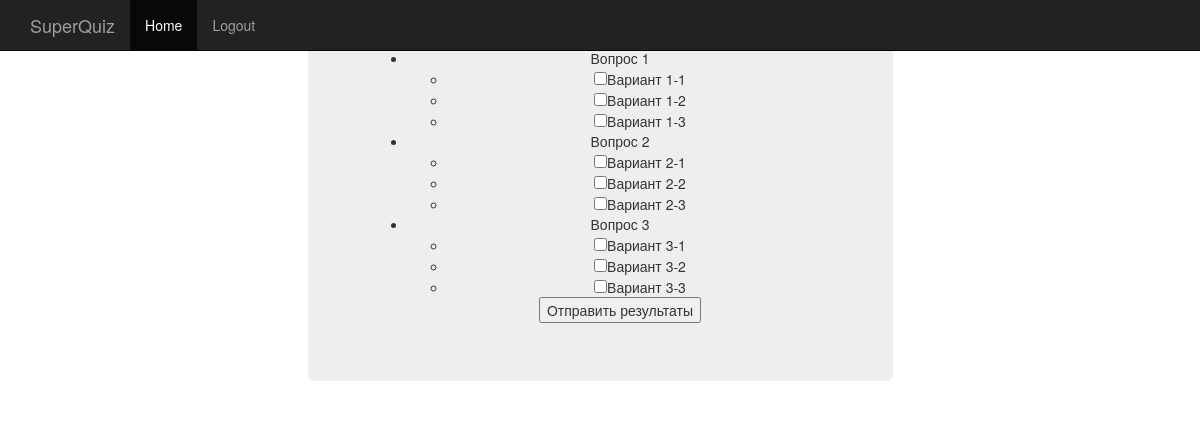
The app's page /quiz/1/ (signed in) with its own data.
### questions/models.py (models this page shows, shortened)
class Question(models.Model):
    text = models.TextField(verbose_name='Текст вопроса')
    order = models.PositiveIntegerField(verbose_name='Порядок')
    test = models.ForeignKey(Test)
    class Meta:
        ordering = ['order', ]
        verbose_name = 'Вопрос'
        verbose_name_plural = 'Вопросы'

class Answer(models.Model):
    text = models.CharField(max_length=255, verbose_name='Текст ответа')
    right = models.BooleanField(verbose_name='Правильный ответ')
    question = models.ForeignKey(Question)
    class Meta:
        verbose_name = 'Вариант ответа'
        verbose_name_plural = 'Варианты ответов'

### questions/views.py (the view)
# urls.py: url(r'^quiz/(?P<test_id>\d+)/$', quest_views.quiz_view, name='quiz'),
@login_required
def quiz_view(request, test_id=0):
    if request.method == 'POST':
        ans = dict(request.POST)
        ans.pop('csrfmiddlewaretoken')
        test_id = int(ans.pop('test_id')[0])
        test = get_object_or_404(Test, pk=test_id)
        if len(ans) != test.question_set.count():
            messages.error(request, 'Нужно ответить на все вопросы')
        user_right = 0
        user_wrong = 0
        for k, v in ans.items():
            question = get_object_or_404(Question, pk=int(k))
            right_answers = [ a.id for a in Answer.objects.filter(question=question, right=True)]
            answers = []
            for a in v:
                temp = get_object_or_404(Answer, pk=int(a))
                answers.append(temp.id)
            if answers == right_answers:
                user_right += 1
            else:
                user_wrong += 1
        Result.objects.create(user=request.user, test=test, right=user_right, wrong=user_wrong)
        return redirect('/')
    else:
        if test_id:
            test = get_object_or_404(Test, pk=int(test_id))
            questions = Question.objects.filter(test=test)
            return render(request, 'quiz.html', {'questions': questions, "test_id": test.id})
        else:
            raise Http404

### templates/quiz.html (shortened to what this page needs)
{% extends "base.html" %}
{%block content%}
<ul>
	<form action="" method="POST">{%csrf_token%}
		{% for q in questions %}
			<li>
				{{q.text}}
				<ul>
					{% for a in q.answer_set.all %}
						<li><input type="checkbox" name="{{q.id}}" value="{{a.id}}">{{a.text}}</li>
					{% endfor %}
				</ul>
			</li>
		{% endfor %}
		<input type="submit" name="" value="Отправить результаты">
	</form>
</ul>
{%endblock%}

### templates/base.html (shortened to what this page needs)
<!DOCTYPE html>{%load static%}
<html lang="en">
  <head>
    <link href="{% static '/bootstrap/css/bootstrap.min.css' %}" rel="stylesheet">
  </head>
  <body>
    <div class="navbar navbar-inverse navbar-fixed-top" role="navigation">
      <div class="container">
        <div class="navbar-header">
          <a class="navbar-brand" href="{% url 'home' %}">SuperQuiz</a>
        </div>
        <div class="collapse navbar-collapse">
          <ul class="nav navbar-nav">
            <li class="active"><a href="{% url 'home' %}">Home</a></li>
            {%if request.user.is_authenticated%}
              <li><a href="{% url 'logout' %}">Logout</a></li>
            {%else%}
              <li><a href="{% url 'login' %}">Login</a></li>
              <li><a href="{% url 'signup' %}">Sign Up</a></li>
            {%endif%}
          </ul>
        </div>
      </div>
    </div>
    <div class="container">
      <div class="row">
        <div class="col-md-6 col-md-offset-3 jumbotron">
          <div class="text-center">
            {%block content%}{%endblock%}
          </div>
        </div>
      </div>
    </div>
  </body>
</html>

### records on screen
Question: text "Вопрос 1"
Answer: text "Вариант 1-1"
Answer: text "Вариант 1-2"
Answer: text "Вариант 1-3"
Question: text "Вопрос 2"
Answer: text "Вариант 2-1"
Answer: text "Вариант 2-2"
Answer: text "Вариант 2-3"
Question: text "Вопрос 3"
Answer: text "Вариант 3-1"
Answer: text "Вариант 3-2"
Answer: text "Вариант 3-3"
